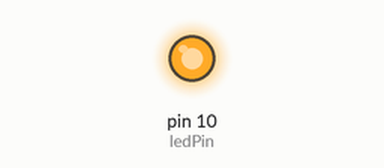
A sketch run on a simulated SparkFun Pro Micro, built with avr-gcc and run on an emulated ATmega32U4. Parts: output pins drawn as LEDs (lit = HIGH).

Above: at 2.0 s.
At 6.0 s:
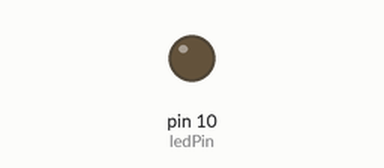
Timing chart, 0 to 10.4 s (numbered marks = the images above):
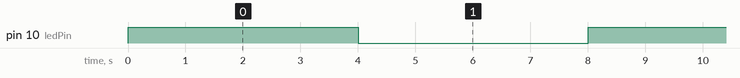

Measured:
- by itself, pin 10 (ledPin): alternates HIGH for 4.0 s and LOW for 4.0 s

The sketch:

proMicro_Digitial_Pin_test.ino
```cpp
int ledPin = 10;                 // LED connected to digital pin 13

#define Pin13LED         13


void setup()
{
  pinMode(ledPin, OUTPUT);      // sets the digital pin as output
}

void loop()
{
  digitalWrite(ledPin, HIGH);   // sets the LED on
       TXLED0;
  delay(4000);                  // waits for a second
  digitalWrite(ledPin, LOW);    // sets the LED off
        TXLED1;
  delay(4000);                  // waits for a second
}
```
